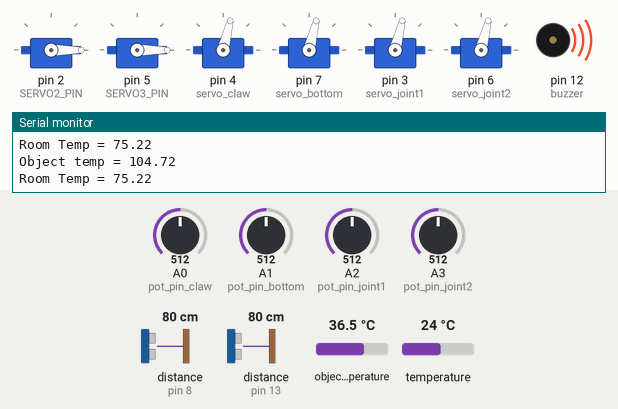
A sketch run on a simulated Arduino Uno, built with avr-gcc and run on an emulated ATmega328P. On the bench: 6 × servo, buzzer (waves = sounding, pin HIGH), the last lines printed to the serial monitor. Wiring (inferred from the names in the program): 2 × ultrasonic range finder: trigger pin 9, echo pin 8 / trigger pin 10, echo pin 13. Inputs (shaded band) come from the test bench; at power-on: distance to the obstacle (sensors on pin 8, pin 13) 80 cm, object temperature 36.5 °C, A0 (pot_pin_claw) = 512, A1 (pot_pin_bottom) = 512, A2 (pot_pin_joint1) = 512, A3 (pot_pin_joint2) = 512, temperature 24 °C. The echo pulse lasts 58.3 µs per cm; pins used as bus, display or sensor lines are not drawn.

Above: at 1.2 s.
1.3 s: distance to the obstacle (sensor on pin 8) set to 12 cm
2.8 s: distance to the obstacle (sensor on pin 8) set to 9 cm
At 3.5 s:
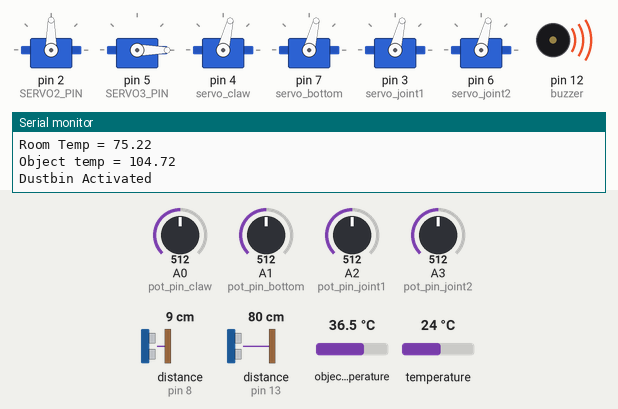
5.8 s: object temperature set to 35.3 °C
8.3 s: object temperature set to 34.7 °C
At 9.1 s:
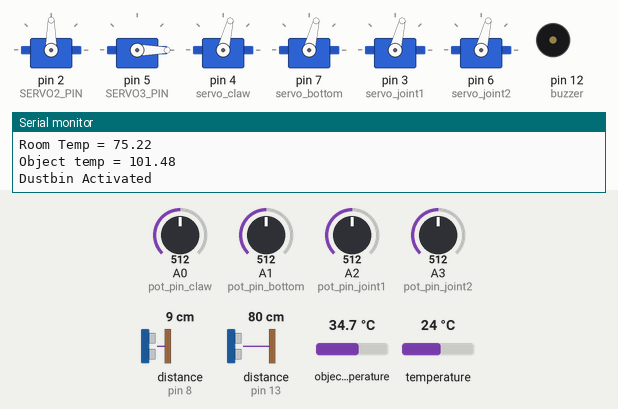
11.3 s: distance to the obstacle (sensor on pin 13) set to 12 cm
At 14.0 s:
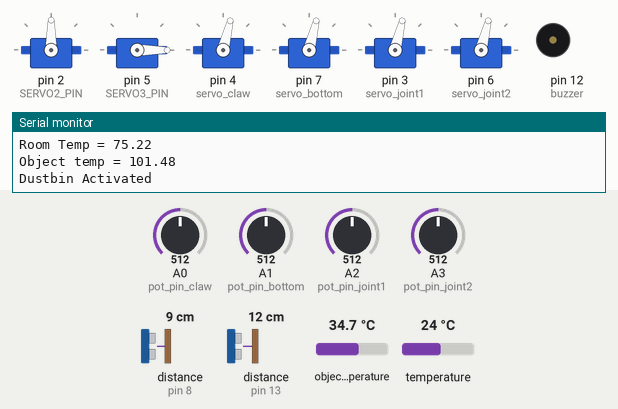
14.3 s: distance to the obstacle (sensor on pin 13) set to 9 cm
At 15.6 s:
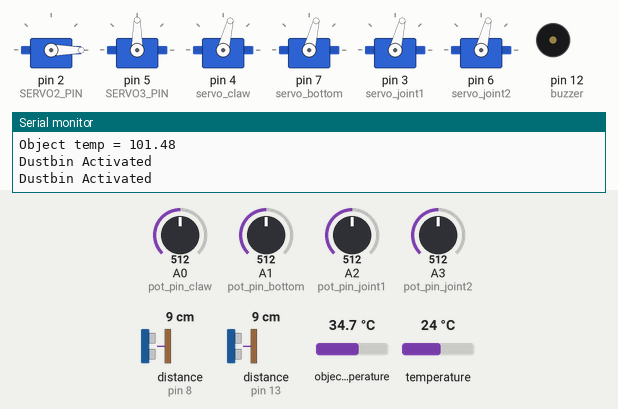
Timing chart, 0 to 18.3 s (numbered marks = the images above; inputs shaded):
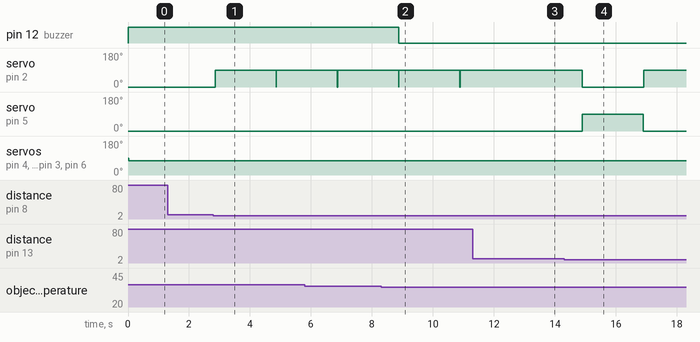

The sketch:

robotic_arm.ino
```cpp
#include <Servo.h>
#include <Wire.h>
#include <Adafruit_MLX90614.h>

Adafruit_MLX90614 mlx = Adafruit_MLX90614();
double temp_amb;
double temp_obj;

int pot_pin_claw = A0;
int pot_pin_bottom = A1;
int pot_pin_joint1 = A2;
int pot_pin_joint2 = A3;

int value_claw;
int value_bottom;
int value_joint1;
int value_joint2;

#define SERVO2_PIN 2
Servo servo2;
#define SERVO3_PIN 5
Servo servo3;
Servo servo_claw;
Servo servo_bottom;
Servo servo_joint1;
Servo servo_joint2;

//ultrasonic sensor
const int trig1Pin = 9;
const int echo1Pin = 8;
int sound1 = 250;

//ultrasonic sensor
const int trig2Pin = 10;
const int echo2Pin = 13;
int sound2 = 250;

//buzzer
 int buzzer = 12;

void setup() {

  //setup for ultrasonic sensor
  pinMode(trig1Pin, OUTPUT);
  pinMode(echo1Pin, INPUT);
  servo2.attach(SERVO2_PIN);
  servo2.write(0);

  //setup for ultrasonic sensor
  pinMode(trig2Pin, OUTPUT);
  pinMode(echo2Pin, INPUT);
  servo3.attach(SERVO3_PIN);
  servo3.write(0);

  //setup for buzzer
  pinMode(buzzer, OUTPUT);


  servo_claw.attach(4);
  servo_bottom.attach(7);
  servo_joint1.attach(3);
  servo_joint2.attach(6);
  Serial.begin(9600);


  pinMode(12,OUTPUT);// Connect buzzer at D8

  //Initialize MLX90614
  mlx.begin();
  digitalWrite(12,LOW);
}

void loop() {

    //Reading room temperature and object temp
  //for reading Fahrenheit values, use
  //mlx.readAmbientTempF() , mlx.readObjectTempF() )
  temp_amb = mlx.readAmbientTempF();
  temp_obj = mlx.readObjectTempF()+7;
  if(temp_obj > 102) {
   digitalWrite(12,HIGH);
}
  else{
    digitalWrite(12,LOW);
  }

  //Serial Monitor
  Serial.print("Room Temp = ");
  Serial.println(temp_amb);
  Serial.print("Object temp = ");
  Serial.println(temp_obj);

  //Activating Ultrasonic sensor for activating Dustbin
  long duration, distance;
  digitalWrite(trig1Pin, LOW);
  delayMicroseconds(2);
  digitalWrite(trig1Pin, HIGH);
  delayMicroseconds(10);
  digitalWrite(trig1Pin, LOW);
  duration = pulseIn(echo1Pin, HIGH);
  distance = (duration/2) / 29.1;
  if (distance < 10) {
  Serial.println("Dustbin Activated");
  servo2.write(90);
  delay(2000);
  servo2.write(0);
  }

    //Activating Ultrasonic sensor for activating Dustbin
  long duration1, distance1;
  digitalWrite(trig2Pin, LOW);
  delayMicroseconds(2);
  digitalWrite(trig2Pin, HIGH);
  delayMicroseconds(10);
  digitalWrite(trig2Pin, LOW);
  duration1 = pulseIn(echo2Pin, HIGH);
  distance1 = (duration1/2) / 29.1;
  if (distance1 < 10) {
  Serial.println("Dustbin Activated");
  servo3.write(90);
  delay(2000);
  servo3.write(0);

  }

  int pot_inputs[4];
  pot_inputs[0] = analogRead(pot_pin_claw);
  pot_inputs[1] = analogRead(pot_pin_bottom);
  pot_inputs[2] = analogRead(pot_pin_joint1);
  pot_inputs[3] = analogRead(pot_pin_joint2);


  value_claw = map(pot_inputs[0], 110, 800, 180, 0);
  value_bottom = map(pot_inputs[1], 110, 800, 180, 0);
  value_joint1 = map(pot_inputs[2], 110, 800, 180, 0);
  value_joint2 = map(pot_inputs[3], 110, 800, 180, 0);

  servo_claw.write(value_claw);
  servo_bottom.write(value_bottom);
  servo_joint1.write(value_joint1);
  servo_joint2.write(value_joint2);

}
```

Measured:
- the behaviour switches between 11 and 10 cm on distance to the obstacle (sensor on pin 8) (found by bisection; images 0 and 1)
- the behaviour switches between 35 and 34.9 °C on object temperature (found by bisection; images 1 and 2)
- the behaviour switches between 11 and 10 cm on distance to the obstacle (sensor on pin 13) (found by bisection; images 3 and 4)
- after the input at 2.8 s, servo on pin 2 (SERVO2_PIN): 0° → 90° after 0.05 s
- after the input at 8.3 s, pin 12 (buzzer): HIGH → LOW after 0.58 s
- after the input at 11.3 s, servo on pin 2 (SERVO2_PIN): stays 90° (without the input it goes to 0° after 1.6 s)
- after the input at 14.3 s, servo on pin 2 (SERVO2_PIN): 90° → 0° after 0.60 s, → 90° 2.0 s later; servo on pin 5 (SERVO3_PIN): 0° → 90° after 0.60 s, → 0° 2.0 s later
